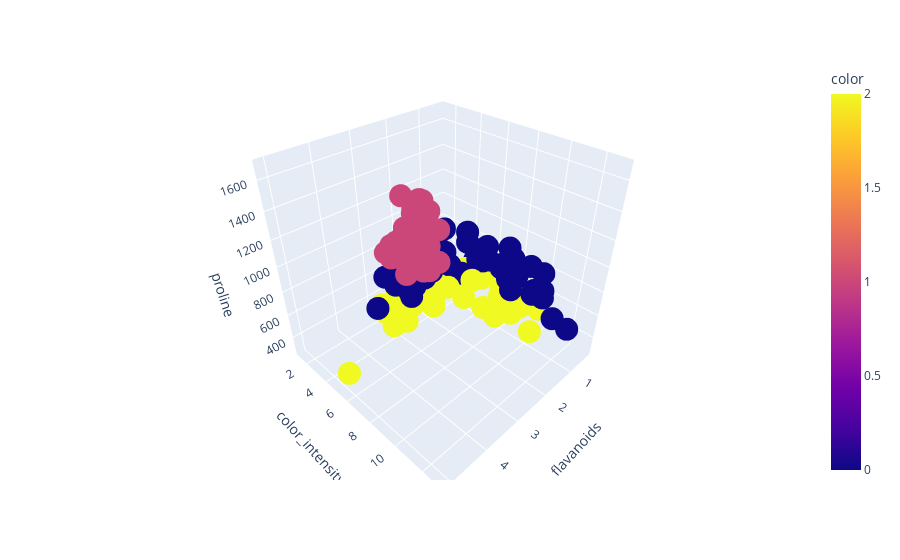

The cell this chart's notebook holds for it:
### Code cell
import plotly.express as px

y_pred = model.predict(wine.data)

wine = datasets.load_wine()
df = df_wine

  
fig = px.scatter_3d(df, x = 'flavanoids', 
                    y = 'color_intensity', 
                    z = 'proline',
                    color = y_pred)
  
fig.show()

### Figure 1 — Plotly figure (JSON) as saved in the notebook; plotly's stock layout.template omitted (floating-point values rounded to 4 significant figures; data arrays with more than 128 entries replaced by an {"elided": "..."} marker saying what was removed)
{"data": [{"hovertemplate": "flavanoids=%{x}<br>color_intensity=%{y}<br>proline=%{z}<br>color=%{marker.color}<extra></extra>", "legendgroup": "", "marker": {"color": {"elided": "178 int values"}, "coloraxis": "coloraxis", "symbol": "circle"}, "mode": "markers", "name": "", "scene": "scene", "showlegend": false, "type": "scatter3d", "x": {"elided": "178 float values"}, "y": {"elided": "178 float values"}, "z": {"elided": "178 int values"}}], "layout": {"coloraxis": {"colorbar": {"title": {"text": "color"}}, "colorscale": [[0, "#0d0887"], [0.1111, "#46039f"], [0.2222, "#7201a8"], [0.3333, "#9c179e"], [0.4444, "#bd3786"], [0.5556, "#d8576b"], [0.6667, "#ed7953"], [0.7778, "#fb9f3a"], [0.8889, "#fdca26"], [1, "#f0f921"]]}, "legend": {"tracegroupgap": 0}, "margin": {"t": 60}, "scene": {"domain": {"x": [0, 1], "y": [0, 1]}, "xaxis": {"title": {"text": "flavanoids"}}, "yaxis": {"title": {"text": "color_intensity"}}, "zaxis": {"title": {"text": "proline"}}}}}
